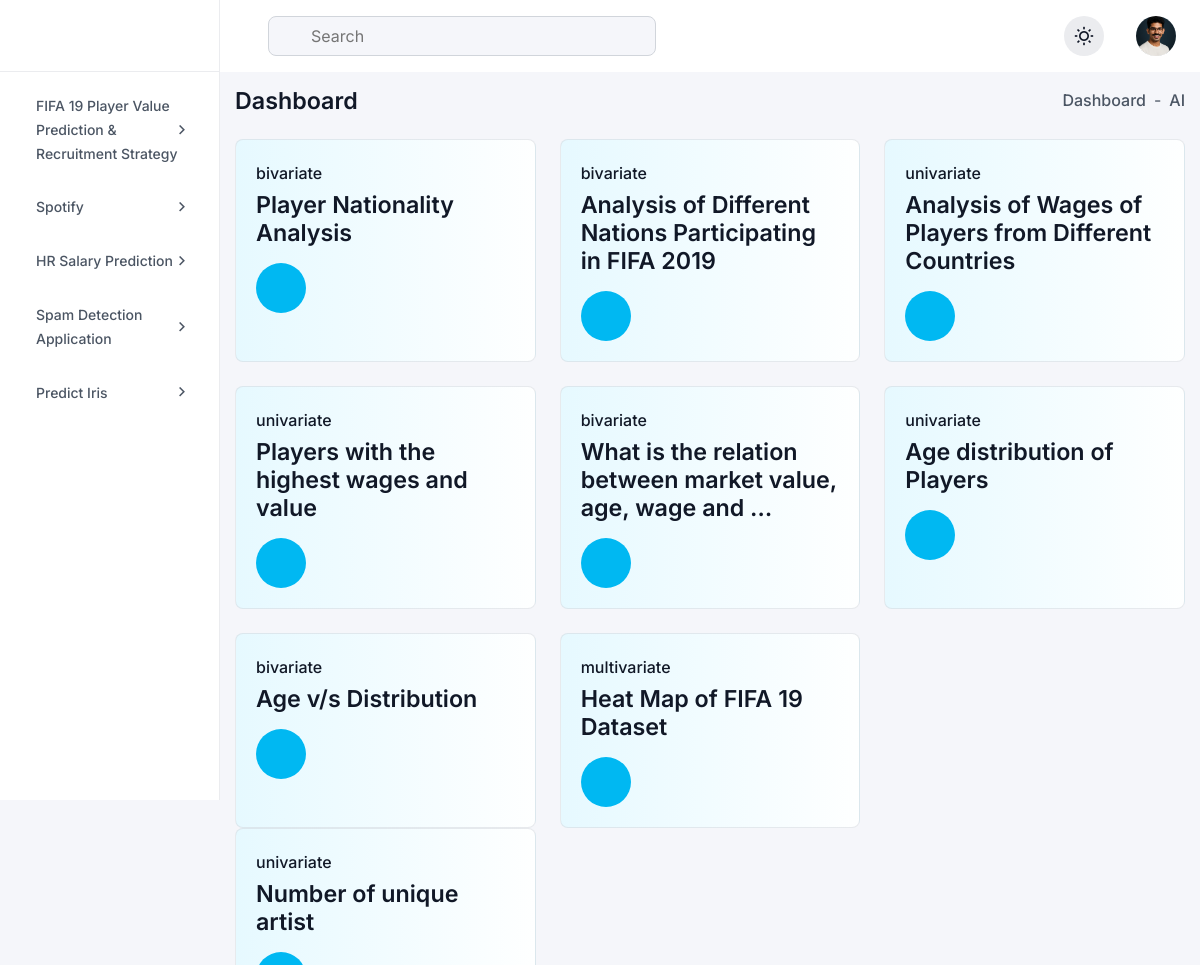
The app's page /dsa/eda-list/ (upper part), older data.
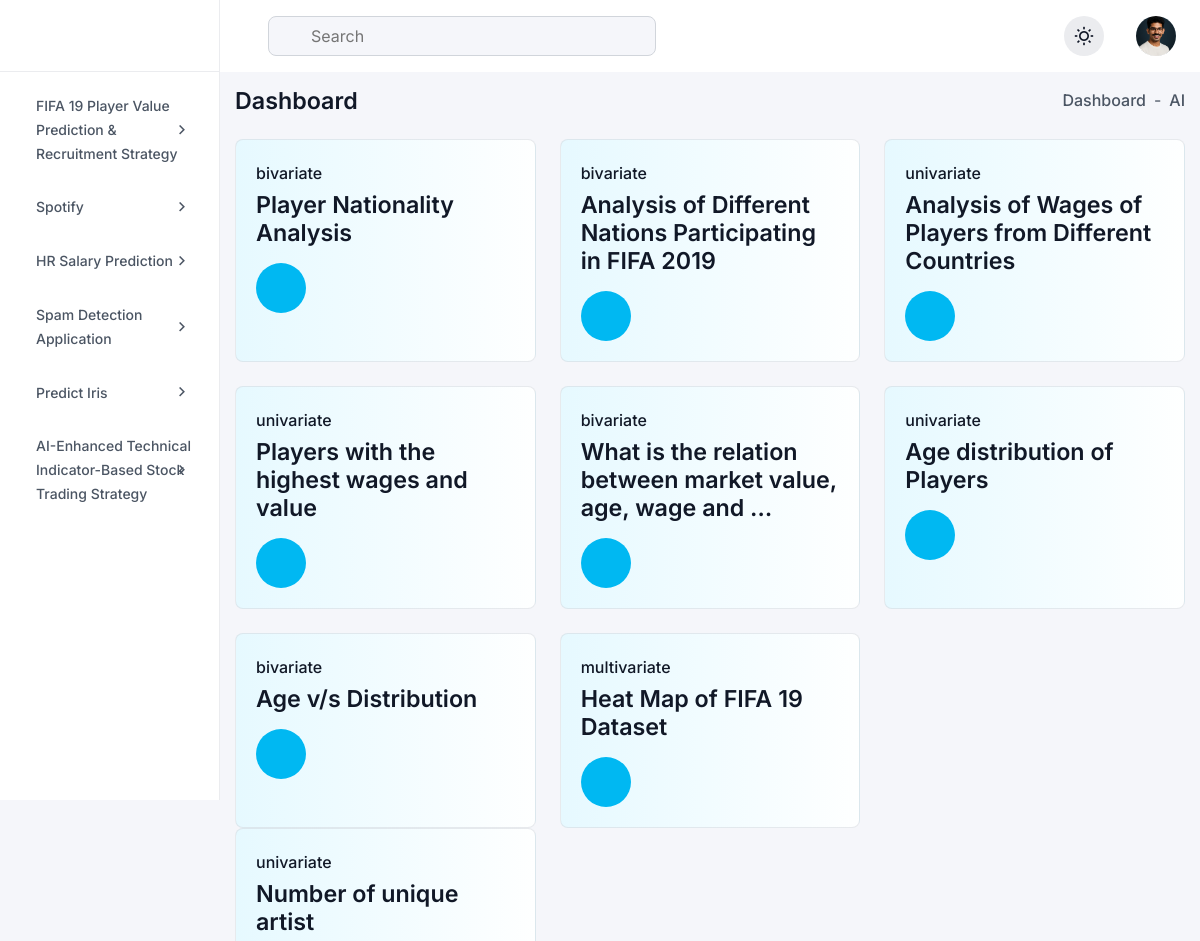
The same page, newer data.
### analytics/models.py (models this page shows, shortened)
class DataScienceProject(models.Model):
    title = models.CharField(max_length=200, help_text="Title of the project")
    image = models.ImageField(upload_to='Datascience/')
    description = models.TextField(help_text="Brief description of the project")
    popularity = models.PositiveIntegerField(default=0, help_text="Popularity of the project")
    date_created = models.DateTimeField(auto_now_add=True)
    last_updated = models.DateTimeField(auto_now=True)
    slug = models.SlugField(unique=True, max_length=255)
    url = models.URLField(blank=True, null=True)
    problem = models.TextField(blank=True, null=True)
    objective = models.TextField(blank=True, null=True)
    solution = models.TextField(blank=True, null=True)
    technologies_used = models.TextField(blank=True, null=True)
    challenges_faced = models.TextField(blank=True, null=True)
    methodology = models.TextField(blank=True, null=True)
    result = models.TextField(blank=True, null=True)

class EDA(models.Model):
    project = models.ForeignKey(DataScienceProject, on_delete=models.CASCADE, related_name='eda')
    title = models.TextField(help_text="Details of the EDA analysis", default='Null')
    analysis_type = models.CharField(
        max_length=50,
        choices=[
            ('univariate', 'Univariate'),
            ('bivariate', 'Bivariate'),
            ('multivariate', 'Multivariate'),
            ('others','others')
        ],
        help_text="Type of EDA analysis"
    )
    CHART_TYPES = [
        ('histogram', 'Histogram'),
        ('boxplot', 'Boxplot'),
        ('scatterplot', 'Scatter Plot'),
        ('barchart', 'Bar Chart'),
        ('countplot', 'Count Plot'),
        ('violinplot', 'Violin Plot'),
        ('heatmap', 'Heatmap'),
        ('pairplot', 'Pair Plot'),
        ('linechart', 'Line Chart'),
        ('piechart', 'Pie Chart'),
        ('kdeplot', 'KDE Plot'),
        ('swarmplot', 'Swarm Plot'),
        ('others', 'Others')
    ]
    col_size = models.CharField(
        max_length=50,
        choices=[
            ('col-4', 'col-4'),
            ('col-6', 'col-6'),
            ('col-8', 'col-8'),
            ('col-12', 'col-12')
        ],
        help_text="size of the column",blank=True,null=True
    )
    chart_type = models.CharField(
        max_length=50, choices=CHART_TYPES, help_text="Type of chart used in EDA",blank=True,null=True
    )
    popularity = models.PositiveIntegerField(default=0, help_text="Popularity of the project")
    img = models.ImageField(upload_to='EDA/')
    analysis_details = models.TextField(help_text="Details of the EDA analysis")
    insights = models.TextField(help_text="Insights derived from this EDA")

### analytics/views.py (the view)
# urls.py: path('eda-list/', views.eda_list, name='eda_list'),
def eda_list(request):
    edas = EDA.objects.select_related('project').all()
    projects = DataScienceProject.objects.prefetch_related('eda').all()
    ml_models = MLModel.objects.all()
    context = {
        'projects': projects,
        'eda_list': edas,
        'ml_models': ml_models,
    }
    return render(request, 'dashboard/eda_list.html', context)

### templates/dashboard/eda_list.html (shortened to what this page needs)
{% extends 'dashboard/base.html' %}
{% load static %}
{% block content %}
{% autoescape off %}
<div class="dashboard-main-body">
    <div class="d-flex flex-wrap align-items-center justify-content-between gap-3 mb-24">
  <h6 class="fw-semibold mb-0">Dashboard</h6>
  <ul class="d-flex align-items-center gap-2">
    <li class="fw-medium">
      <a href="index.html" class="d-flex align-items-center gap-1 hover-text-primary">
        Dashboard
      </a>
    </li>
    <li>-</li>
    <li class="fw-medium">AI</li>
  </ul>
</div>
  {% for project in projects %}
    <div class="row row-cols-xxxl-5 row-cols-lg-3 row-cols-sm-2 row-cols-1 gy-4">
      {% for eda in eda_list %}
                {% if eda.project.id == project.id %}
      <div class="col">
        <div class="card shadow-none border bg-gradient-start-1 h-100">
          <div class="card-body p-20">
            <div class="d-flex flex-wrap align-items-center justify-content-between gap-3">
              <div>
                <p class="fw-medium text-primary-light mb-1">{{ eda.analysis_type }}</p>
                <h6 class="mb-0">
                  <a href="{% url 'eda_detail' eda_id=eda.id %}" class="text-blue-500 hover:underline">
        {{ eda.title|truncatewords:10 }}
    </a></h6>
              </div>
              <div class="w-50-px h-50-px bg-cyan rounded-circle d-flex justify-content-center align-items-center">
              </div>
            </div>
          </div>
        </div>
      </div>
      {% endif %}
      {% endfor %}
    </div>
  {% endfor %}
</div>
 {% endautoescape %}
  {% endblock %}

### templates/dashboard/base.html (shortened to what this page needs)
{% load static %}
{% load i18n %}
<!DOCTYPE html>
<html lang="en" data-theme="light">
<head>
  <link rel="stylesheet" href="{% static 'assets/css/remixicon.css' %}">
  <link rel="stylesheet" href="{% static 'assets/css/lib/bootstrap.min.css' %}">
  <link rel="stylesheet" href="{% static 'assets/css/lib/apexcharts.css' %}">
  <link rel="stylesheet" href="{% static 'assets/css/lib/dataTables.min.css' %}">
  <link rel="stylesheet" href="{% static 'assets/css/lib/editor-katex.min.css' %}">
  <link rel="stylesheet" href="{% static 'assets/css/lib/editor.atom-one-dark.min.css' %}">
  <link rel="stylesheet" href="{% static 'assets/css/lib/editor.quill.snow.css' %}">
  <link rel="stylesheet" href="{% static 'assets/css/lib/flatpickr.min.css' %}">
  <link rel="stylesheet" href="{% static 'assets/css/lib/full-calendar.css' %}">
  <link rel="stylesheet" href="{% static 'assets/css/lib/jquery-jvectormap-2.0.5.css' %}">
  <link rel="stylesheet" href="{% static 'assets/css/lib/magnific-popup.css' %}">
  <link rel="stylesheet" href="{% static 'assets/css/lib/slick.css' %}">
  <link rel="stylesheet" href="{% static 'assets/css/lib/prism.css' %}">
  <link rel="stylesheet" href="{% static 'assets/css/lib/file-upload.css' %}">
  <link rel="stylesheet" href="{% static 'assets/css/lib/audioplayer.css' %}">
  <link rel="stylesheet" href="{% static 'assets/css/style.css' %}">
</head>
<body>
<aside class="sidebar">
  <div>
    <a href="" class="sidebar-logo">
    </a>
  </div>
  <div class="sidebar-menu-area">
    <ul class="sidebar-menu" id="sidebar-menu">
         {% for project in projects %}
      <li class="dropdown">
        <a href="{% url 'project_detail' slug=project.slug %}" style="margin-bottom:10px;">
  <span>{{ project.title }}</span>
  </a>
{% endfor %}
        </ul>
  </div>
</aside>
<main class="dashboard-main">
  <div class="navbar-header">
  <div class="row align-items-center justify-content-between">
    <div class="col-auto">
      <div class="d-flex flex-wrap align-items-center gap-4">
        <form class="navbar-search">
          <input type="text" name="search" placeholder="Search">
        </form>
      </div>
    </div>
    <div class="col-auto">
      <div class="d-flex flex-wrap align-items-center gap-3">
        <button type="button" data-theme-toggle class="w-40-px h-40-px bg-neutral-200 rounded-circle d-flex justify-content-center align-items-center"></button>
        <div class="dropdown">
          <button class="d-flex justify-content-center align-items-center rounded-circle" type="button" data-bs-toggle="dropdown">
            <img src="{% static 'sunil.png' %}" alt="image" class="w-40-px h-40-px object-fit-cover rounded-circle">
          </button>
        </div>
      </div>
    </div>
  </div>
</div>
{% block content %}
    {% endblock %}
</main>
</body>
</html>

Row changes from the older to the newer data that the page shows:
added DataScienceProject: title "AI-Enhanced Technical Indicator-Based Stock Trading Strategy"
